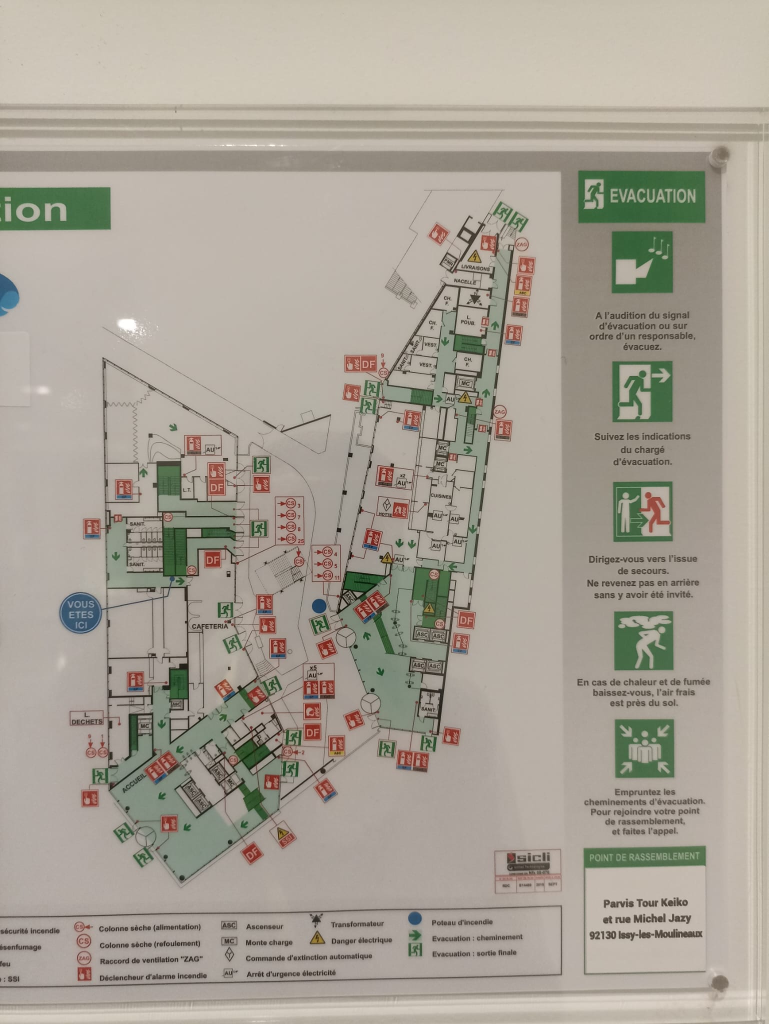
#> input picture backend/tests/test.png, 1537 x 2048 px (shown at 1/2 size)
$ python voirjustelespoints.py
#> lines starting #> are read from the running program, lines starting #| are printed output that depends on the picture; after the words box and inside, x2 and y2 are one past the last pixel; in counts of white or black regions, pixels touching at a corner belong together
import cv2

def draw_circles(image_path, coords, output_path="output.png"):
    """
    image_path : chemin de l'image
    coords : liste de tuples (x, y, rayon)
    output_path : image de sortie
    """
#> called with image_path = 'test.png', output_path = 'result.png'

    # Charger l'image
    img = cv2.imread(image_path)
#> img is the input picture: shape (2048, 1537, 3); mean B, G, R 149.3, 160.9, 167.4

    if img is None:
        raise ValueError("Impossible de charger l'image")

    # Dessiner les cercles
    for (x, y) in coords:
        r = 40
        cv2.circle(
            img,
            center=(int(x), int(y+20)),
            radius=int(r),
            color=(0, 0, 255),  # rouge en BGR
            thickness=2
        )
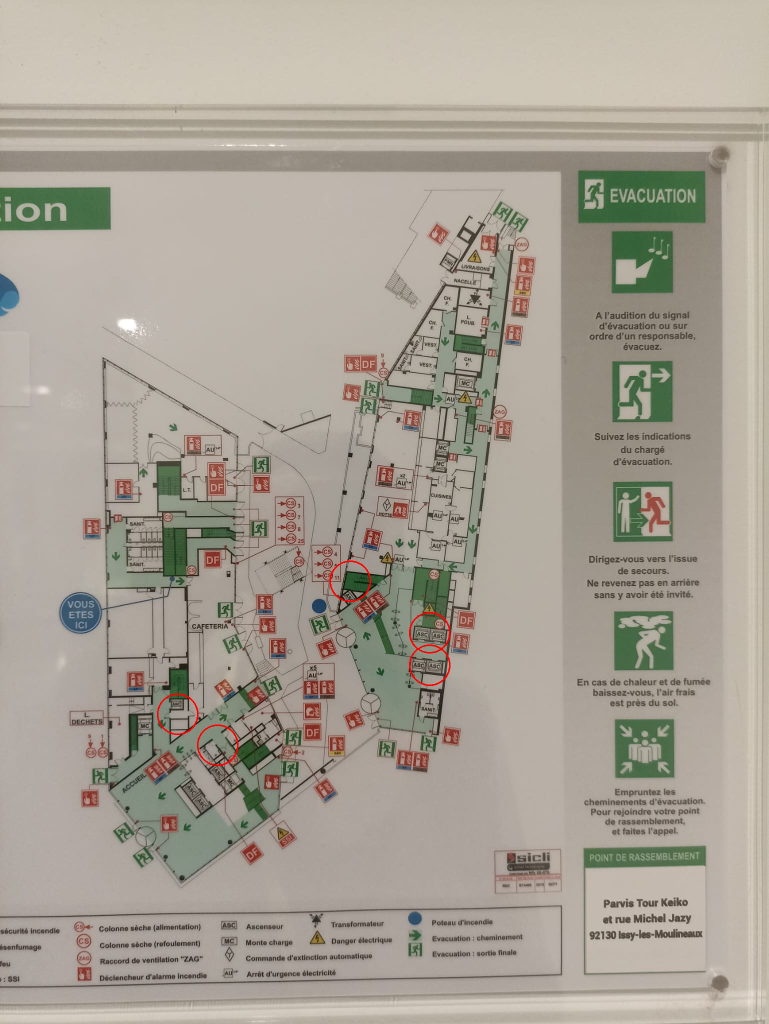
#> img: shape (2048, 1537, 3) (shown at 1/2 size); 0.12% of pixels changed, all inside (x1, y1, x2, y2) = (314, 1121, 901, 1532)

    # Sauvegarder le résultat
    print("Image shape:", img.shape)
#| Image shape: (2048, 1537, 3)
    cv2.imwrite(output_path, img)


# Exemple d'utilisation
coords = [(700, 1142), (859, 1245), (859, 1310), (355, 1408), (435, 1470)]

draw_circles("test.png", coords, "result.png")
